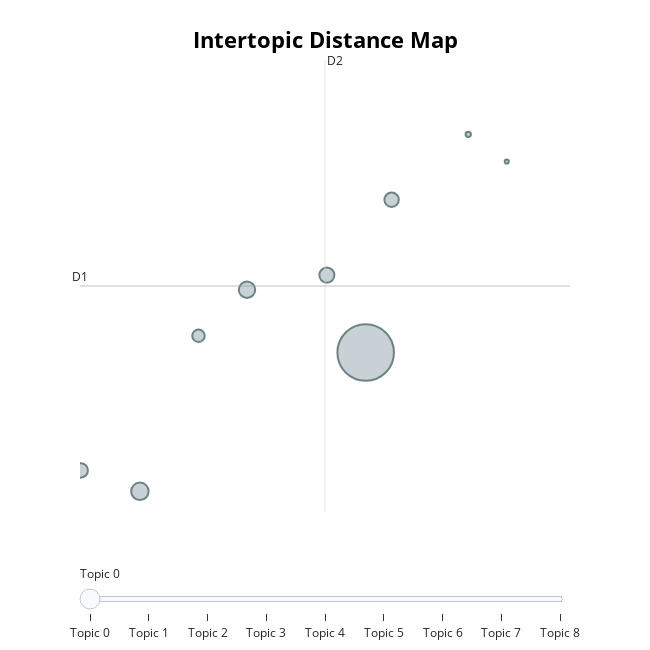

Notebook code for this chart:
### Code cell
topic_model.visualize_topics()

### Figure 1 — Plotly figure (JSON) as saved in the notebook; plotly's stock layout.template omitted (floating-point values rounded to 4 significant figures)
{"data": [{"customdata": [[0, "game | sims | try | download | launch", 2961], [1, "buy | coins | gold | payment | apex", 282], [2, "origin | game | install | language | launch", 249], [3, "steam | battlefield | battlefield2042 | game | battlefront2042", 210], [4, "previous | comment | gone | remember | explained", 194], [5, "fifa23 | anticheat | fifa | game | play", 192], [6, "slow | speed | download | lag | downloads", 144], [7, "clost | closts | clostd | game | open", 26], [8, "error404 | matrix | error | occurred | failure", 16]], "hovertemplate": "<b>Topic %{customdata[0]}</b><br>%{customdata[1]}<br>Size: %{customdata[2]}", "legendgroup": "", "marker": {"color": "#B0BEC5", "line": {"color": "DarkSlateGrey", "width": 2}, "size": [2961, 282, 249, 210, 194, 192, 144, 26, 16], "sizemode": "area", "sizeref": 1.851, "symbol": "circle"}, "mode": "markers", "name": "", "orientation": "v", "showlegend": false, "type": "scatter", "x": [2.214, 0.4319, 1.277, 1.907, -0.03559, 2.418, 0.8942, 3.023, 3.327], "xaxis": "x", "y": [2.043, 1.02, 2.506, 2.614, 1.174, 3.17, 2.167, 3.653, 3.452], "yaxis": "y"}], "layout": {"annotations": [{"showarrow": false, "text": "D1", "x": -0.04092, "y": 2.534, "yshift": 10}, {"showarrow": false, "text": "D2", "x": 1.893, "xshift": 10, "y": 4.201}], "height": 650, "hoverlabel": {"bgcolor": "white", "font": {"family": "Rockwell", "size": 16}}, "legend": {"itemsizing": "constant", "tracegroupgap": 0}, "margin": {"t": 60}, "shapes": [{"line": {"color": "#CFD8DC", "width": 2}, "type": "line", "x0": 1.893, "x1": 1.893, "y0": 0.8668, "y1": 4.201}, {"line": {"color": "#9E9E9E", "width": 2}, "type": "line", "x0": -0.04092, "x1": 3.826, "y0": 2.534, "y1": 2.534}], "sliders": [{"active": 0, "pad": {"t": 50}, "steps": [{"args": [{"marker.color": [["red", "#B0BEC5", "#B0BEC5", "#B0BEC5", "#B0BEC5", "#B0BEC5", "#B0BEC5", "#B0BEC5", "#B0BEC5"]]}], "label": "Topic 0", "method": "update"}, {"args": [{"marker.color": [["#B0BEC5", "red", "#B0BEC5", "#B0BEC5", "#B0BEC5", "#B0BEC5", "#B0BEC5", "#B0BEC5", "#B0BEC5"]]}], "label": "Topic 1", "method": "update"}, {"args": [{"marker.color": [["#B0BEC5", "#B0BEC5", "red", "#B0BEC5", "#B0BEC5", "#B0BEC5", "#B0BEC5", "#B0BEC5", "#B0BEC5"]]}], "label": "Topic 2", "method": "update"}, {"args": [{"marker.color": [["#B0BEC5", "#B0BEC5", "#B0BEC5", "red", "#B0BEC5", "#B0BEC5", "#B0BEC5", "#B0BEC5", "#B0BEC5"]]}], "label": "Topic 3", "method": "update"}, {"args": [{"marker.color": [["#B0BEC5", "#B0BEC5", "#B0BEC5", "#B0BEC5", "red", "#B0BEC5", "#B0BEC5", "#B0BEC5", "#B0BEC5"]]}], "label": "Topic 4", "method": "update"}, {"args": [{"marker.color": [["#B0BEC5", "#B0BEC5", "#B0BEC5", "#B0BEC5", "#B0BEC5", "red", "#B0BEC5", "#B0BEC5", "#B0BEC5"]]}], "label": "Topic 5", "method": "update"}, {"args": [{"marker.color": [["#B0BEC5", "#B0BEC5", "#B0BEC5", "#B0BEC5", "#B0BEC5", "#B0BEC5", "red", "#B0BEC5", "#B0BEC5"]]}], "label": "Topic 6", "method": "update"}, {"args": [{"marker.color": [["#B0BEC5", "#B0BEC5", "#B0BEC5", "#B0BEC5", "#B0BEC5", "#B0BEC5", "#B0BEC5", "red", "#B0BEC5"]]}], "label": "Topic 7", "method": "update"}, {"args": [{"marker.color": [["#B0BEC5", "#B0BEC5", "#B0BEC5", "#B0BEC5", "#B0BEC5", "#B0BEC5", "#B0BEC5", "#B0BEC5", "red"]]}], "label": "Topic 8", "method": "update"}]}], "title": {"font": {"color": "Black", "size": 22}, "text": "<b>Intertopic Distance Map</b>", "x": 0.5, "xanchor": "center", "y": 0.95, "yanchor": "top"}, "width": 650, "xaxis": {"anchor": "y", "domain": [0, 1], "range": [-0.04092, 3.826], "title": {"text": ""}, "visible": false}, "yaxis": {"anchor": "x", "domain": [0, 1], "range": [0.8668, 4.201], "title": {"text": ""}, "visible": false}}}
